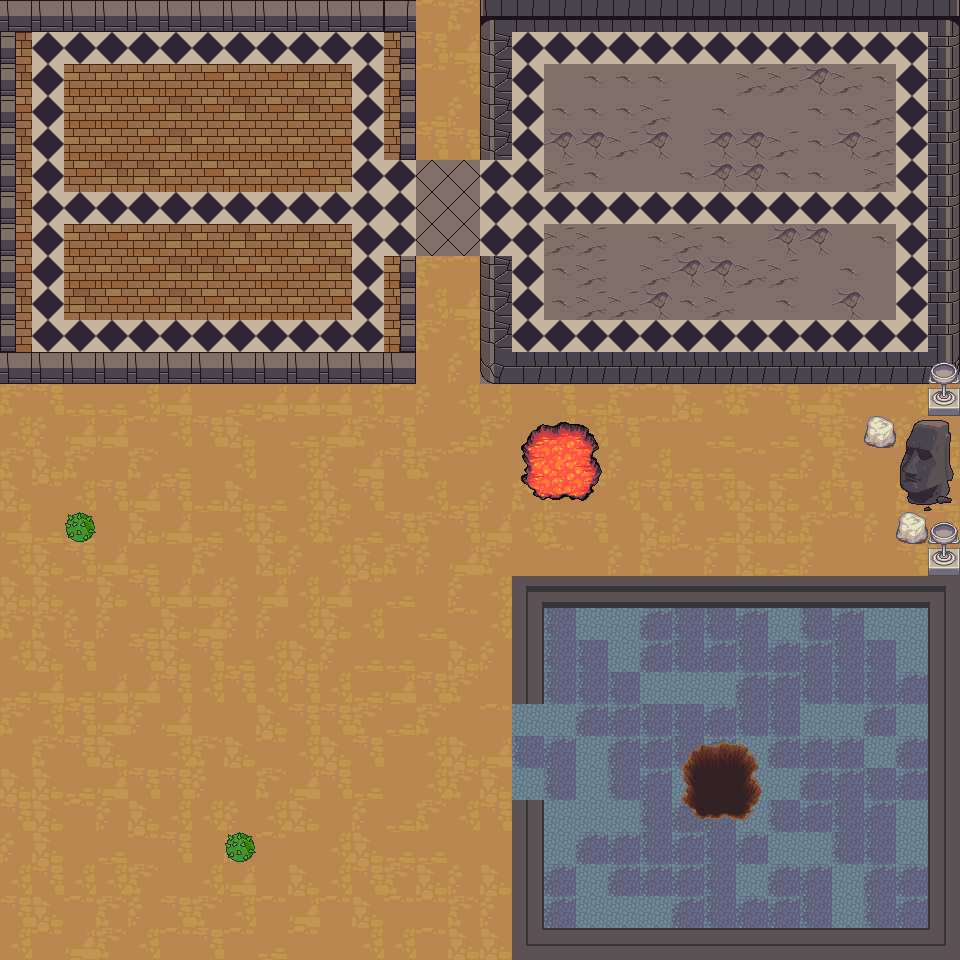

This game map was drawn from its Tiled (.tmx) file and the tilesets committed beside it. A one-line description and the trimmed map source follow:
An orthogonal 30x30 tile map with 32x32 px tiles, 4 tile layers (ground, walls, objects, traps).

<map version="1.5" tiledversion="1.5.0" orientation="orthogonal" renderorder="right-down" width="30" height="30" tilewidth="32" tileheight="32" infinite="0" nextlayerid="6" nextobjectid="1">
 <tileset firstgid="1" name="terrain_atlas" tilewidth="32" tileheight="32" tilecount="1024" columns="32">
  <image source="../image/terrain_atlas.png" width="1024" height="1024" />
  <tile id="268">
   <properties>
    <property name="collides" type="bool" value="false" />
   </properties>
  </tile>
  <tile id="269">
   <properties>
    <property name="collides" type="bool" value="false" />
   </properties>
  </tile>
  <tile id="270">
   <properties>
    <property name="collides" type="bool" value="false" />
   </properties>
  </tile>
  <tile id="271">
   <properties>
    <property name="collides" type="bool" value="false" />
   </properties>
  </tile>
  <tile id="272">
   <properties>
    <property name="collides" type="bool" value="false" />
   </properties>
  </tile>
  <tile id="273">
   <properties>
    <property name="collides" type="bool" value="false" />
   </properties>
  </tile>
  <tile id="300">
   <properties>
    <property name="collides" type="bool" value="false" />
   </properties>
  </tile>
  <tile id="301">
   <properties>
    <property name="collides" type="bool" value="false" />
   </properties>
  </tile>
  <tile id="302">
   <properties>
    <property name="collides" type="bool" value="false" />
   </properties>
  </tile>
  <tile id="303">
   <properties>
    <property name="collides" type="bool" value="false" />
   </properties>
  </tile>
  <tile id="304">
   <properties>
    <property name="collides" type="bool" value="false" />
   </properties>
  </tile>
  <tile id="305">
   <properties>
    <property name="collides" type="bool" value="false" />
   </properties>
  </tile>
  <tile id="332">
   <properties>
    <property name="collides" type="bool" value="false" />
   </properties>
  </tile>
  <tile id="333">
   <properties>
    <property name="collides" type="bool" value="false" />
   </properties>
  </tile>
  <tile id="334">
   <properties>
    <property name="collides" type="bool" value="false" />
   </properties>
  </tile>
  <tile id="335">
   <properties>
    <property name="collides" type="bool" value="false" />
   </properties>
  </tile>
  <tile id="336">
   <properties>
    <property name="collides" type="bool" value="false" />
   </properties>
  </tile>
  <tile id="337">
   <properties>
    <property name="collides" type="bool" value="false" />
   </properties>
  </tile>
  <tile id="399">
   <properties>
    <property name="collides" type="bool" value="false" />
   </properties>
  </tile>
  <tile id="400">
   <properties>
    <property name="collides" type="bool" value="false" />
   </properties>
  </tile>
  <tile id="431">
   <properties>
    <property name="collides" type="bool" value="false" />
   </properties>
  </tile>
  <tile id="432">
   <properties>
    <property name="collides" type="bool" value="false" />
   </properties>
  </tile>
  <tile id="463">
   <properties>
    <property name="collides" type="bool" value="false" />
   </properties>
  </tile>
  <tile id="464">
   <properties>
    <property name="collides" type="bool" value="false" />
   </properties>
  </tile>
  <tile id="752">
   <properties>
    <property name="collides" type="bool" value="false" />
   </properties>
  </tile>
  <tile id="753">
   <properties>
    <property name="collides" type="bool" value="false" />
   </properties>
  </tile>
  <tile id="754">
   <properties>
    <property name="collides" type="bool" value="false" />
   </properties>
  </tile>
  <tile id="784">
   <properties>
    <property name="collides" type="bool" value="false" />
   </properties>
  </tile>
  <tile id="785">
   <properties>
    <property name="collides" type="bool" value="false" />
   </properties>
  </tile>
  <tile id="786">
   <properties>
    <property name="collides" type="bool" value="false" />
   </properties>
  </tile>
  <tile id="816">
   <properties>
    <property name="collides" type="bool" value="false" />
   </properties>
  </tile>
  <tile id="817">
   <properties>
    <property name="collides" type="bool" value="false" />
   </properties>
  </tile>
  <tile id="818">
   <properties>
    <property name="collides" type="bool" value="false" />
   </properties>
  </tile>
  <tile id="852">
   <properties>
    <property name="collides" type="bool" value="false" />
   </properties>
  </tile>
  <tile id="853">
   <properties>
    <property name="collides" type="bool" value="false" />
   </properties>
  </tile>
  <tile id="854">
   <properties>
    <property name="collides" type="bool" value="false" />
   </properties>
  </tile>
  <tile id="884">
   <properties>
    <property name="collides" type="bool" value="false" />
   </properties>
  </tile>
  <tile id="885">
   <properties>
    <property name="collides" type="bool" value="false" />
   </properties>
  </tile>
  <tile id="886">
   <properties>
    <property name="collides" type="bool" value="false" />
   </properties>
  </tile>
  <tile id="916">
   <properties>
    <property name="collides" type="bool" value="false" />
   </properties>
  </tile>
  <tile id="917">
   <properties>
    <property name="collides" type="bool" value="false" />
   </properties>
  </tile>
  <tile id="918">
   <properties>
    <property name="collides" type="bool" value="false" />
   </properties>
  </tile>
  <tile id="944">
   <properties>
    <property name="collides" type="bool" value="false" />
   </properties>
  </tile>
  <tile id="945">
   <properties>
    <property name="collides" type="bool" value="false" />
   </properties>
  </tile>
  <tile id="946">
   <properties>
    <property name="collides" type="bool" value="false" />
   </properties>
  </tile>
  <tile id="976">
   <properties>
    <property name="collides" type="bool" value="false" />
   </properties>
  </tile>
  <tile id="977">
   <properties>
    <property name="collides" type="bool" value="false" />
   </properties>
  </tile>
  <tile id="978">
   <properties>
    <property name="collides" type="bool" value="false" />
   </properties>
  </tile>
  <tile id="1008">
   <properties>
    <property name="collides" type="bool" value="false" />
   </properties>
  </tile>
  <tile id="1009">
   <properties>
    <property name="collides" type="bool" value="false" />
   </properties>
  </tile>
  <tile id="1010">
   <properties>
    <property name="collides" type="bool" value="false" />
   </properties>
  </tile>
 </tileset>
 <layer id="2" name="ground" width="30" height="30">
  <data>[900 cells, 900 non-empty, 24 distinct tile ids]</data>
 </layer>
 <layer id="3" name="walls" width="30" height="30">
  <properties>
   <property name="collides" type="bool" value="true" />
  </properties>
  <data>[900 cells, 135 non-empty, 20 distinct tile ids]</data>
 </layer>
 <layer id="5" name="objects" width="30" height="30">
  <properties>
   <property name="collides" type="bool" value="false" />
  </properties>
  <data>[900 cells, 12 non-empty, 9 distinct tile ids]</data>
 </layer>
 <layer id="4" name="traps" width="30" height="30">
  <properties>
   <property name="collides" type="bool" value="true" />
  </properties>
  <data>[900 cells, 20 non-empty, 19 distinct tile ids]</data>
 </layer>
</map>
